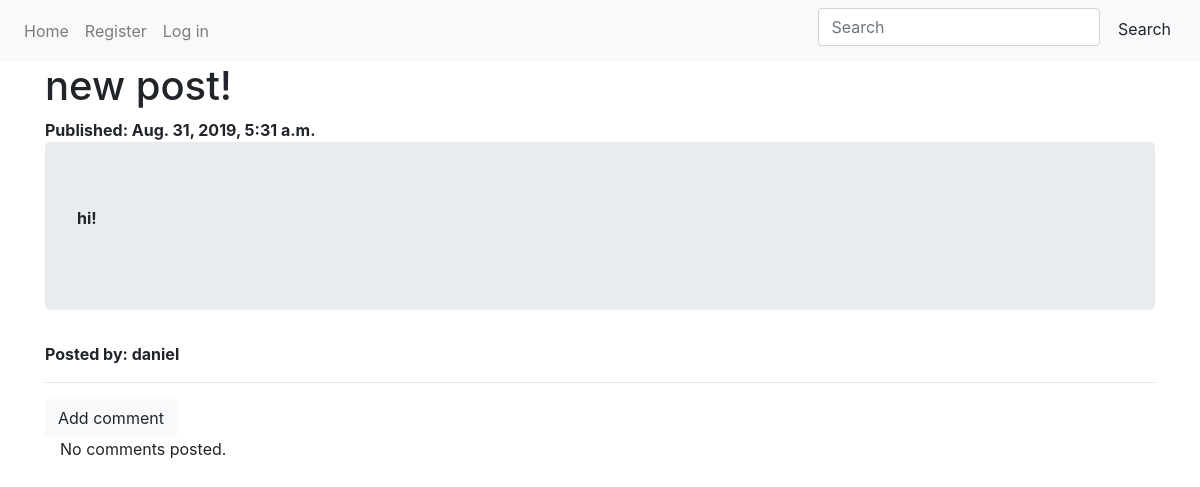
Page /post/details/40/ on the committed database.
### busyapp/models.py (models this page shows, shortened)
class Post(models.Model):
    author = models.ForeignKey(User,on_delete=models.CASCADE,blank=False)
    title = models.CharField(max_length=264,unique=True)
    text = models.TextField()
    create_date = models.DateTimeField(default=timezone.now(),blank=True)
    published_date = models.DateTimeField(blank=True,null=True)
    slug = models.SlugField(default='',blank=True)

### busyapp/views.py (the view)
# urls.py: path('post/details/<int:pk>/', views.PostDetailView.as_view(), name='post_detail'),
class PostDetailView(DetailView):
    model = Post

### busyapp/templates/busyapp/post_detail.html (shortened to what this page needs)
{% extends 'busyapp/base.html' %}
{% block body_block %}
        <h1>{{ post.title }}</h1>
        {% if post.published_date %}
            <div>
                <strong>Published: {{ post.published_date }}</strong>
            </div>
        {% else %}
            <a class="btn btn-light" href="{% url 'busyapp:post_publish' pk=post.pk %}">Publish</a>
        {% endif %}
        <div class="jumbotron">
                <p><strong>{{ post.text|safe|linebreaksbr }}</strong></p>
        </div>
      <strong><p>Posted by: {{ post.author }}</p></strong>
  <hr>
  <a class="btn btn-light btn-comment" href="{% url 'busyapp:add_comment_to_post' pk=post.pk %}">Add comment</a>
  <div class="container">
  {% for comment in post.comments.all %}
  <br>
      {% if user.is_authenticated or comment.approved_comment %}
            <div class='jumbotron'>
                <strong><p>{{ comment.text|safe|linebreaks }}</p></strong>
            </div>
              <strong><p>Posted by: {{ comment.author }} on {{ comment.create_date }}</p></strong>
      {% endif %}
  {% empty %}
      <p>No comments posted.</p>
  {% endfor %}
</div>
{% endblock %}

### rows in the picture
Post: title "new post!", published_date "Aug. 31, 2019, 5:31 a.m.", text "hi!", author "daniel"
